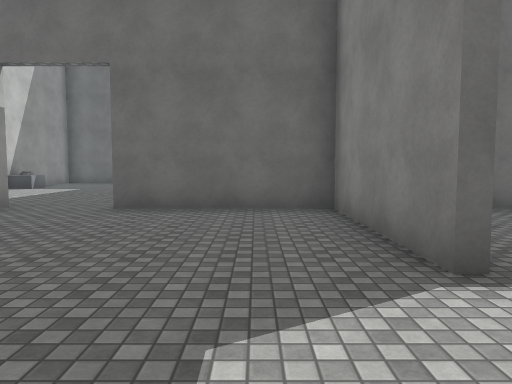
view 1 (above)

19 first-person views from a walk through a scene from a Unity 3-D project. The camera is 1.5 m above the floor, tilts 4° down and sees 70° across. The floor is counted in squares, 2 m on a side. Each view is taken from the middle of a square. On the plan, view 1 faces up. The plan holds only what a view shows up to about 11 squares ahead; the rest is blank. The player is left out. Door leaves are left out, so doorways stand open. Surface patterns are stand-ins for the level's own textures.

view 2
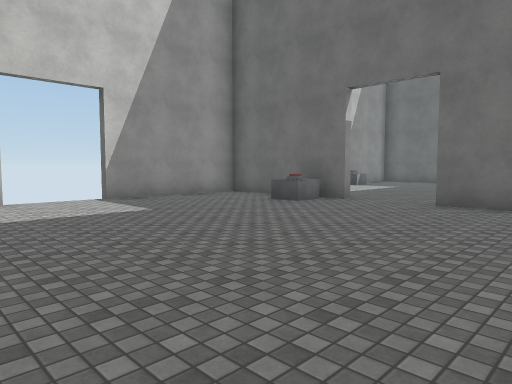

view 3
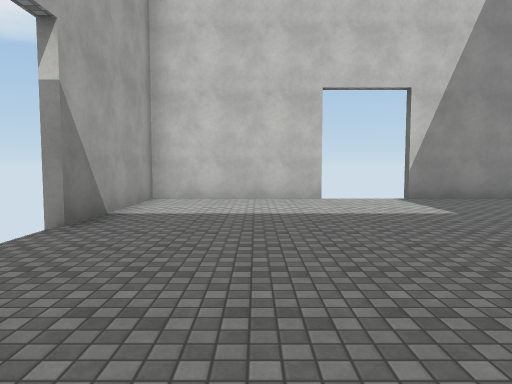

view 4
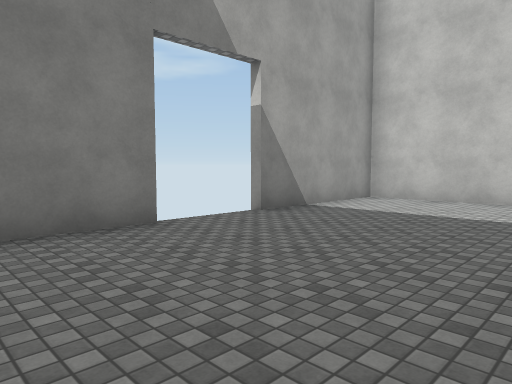

view 5
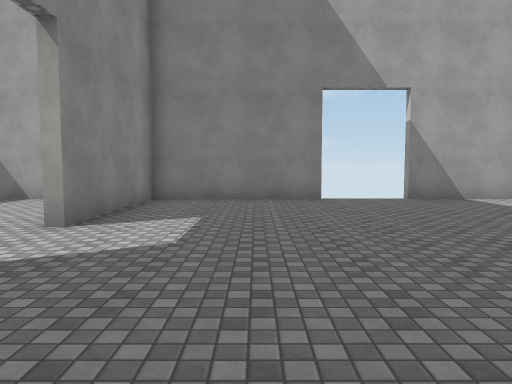

view 6
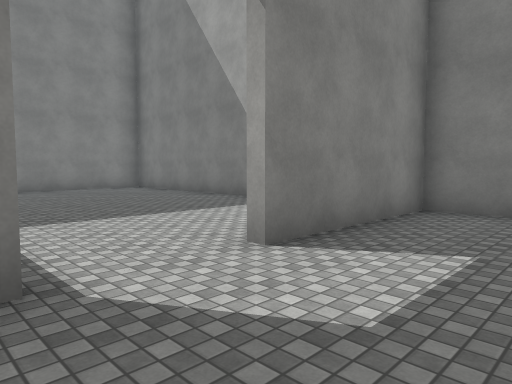

view 7
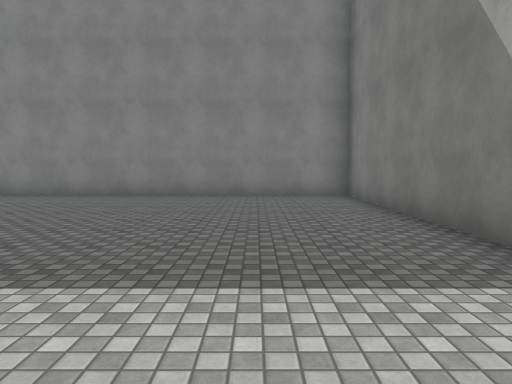

view 8
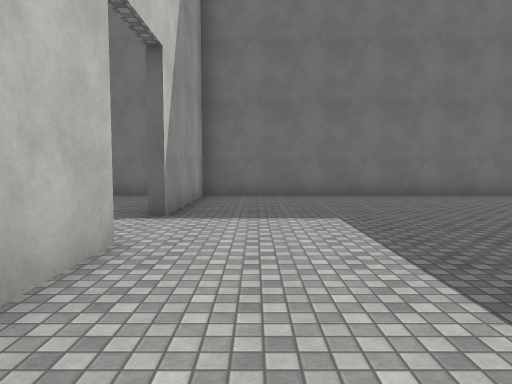

view 9
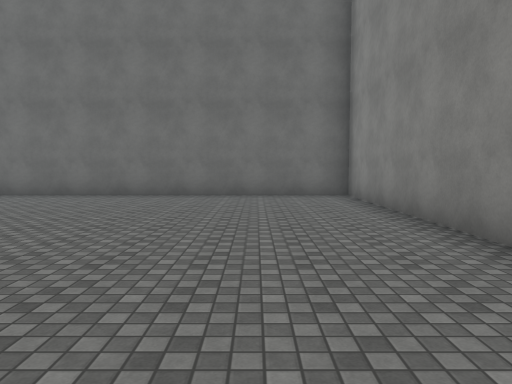

view 10
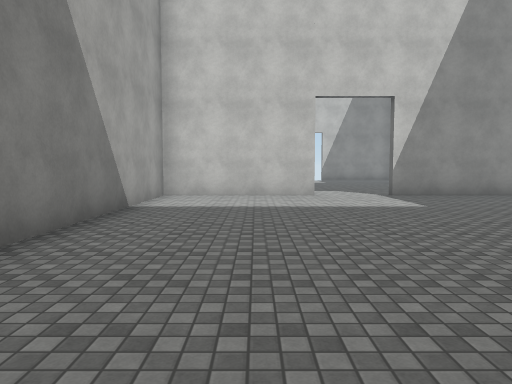

view 11
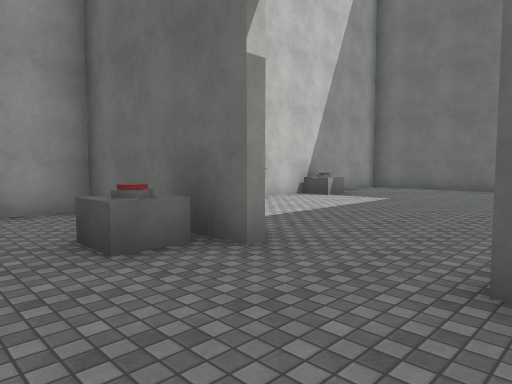

view 12
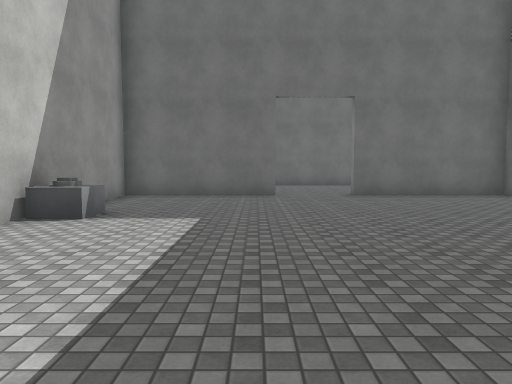

view 13
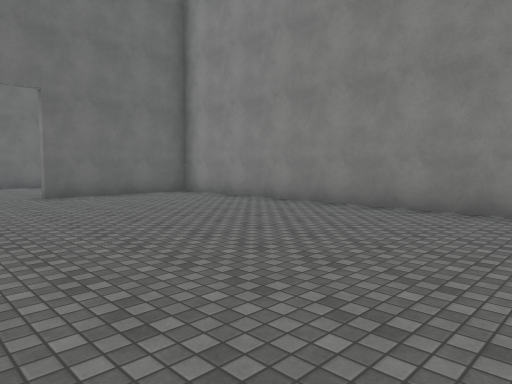

view 14
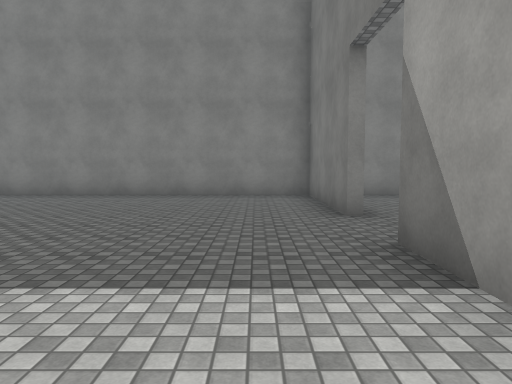

view 15
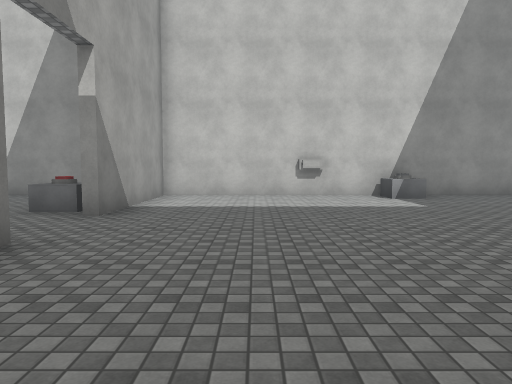

view 16
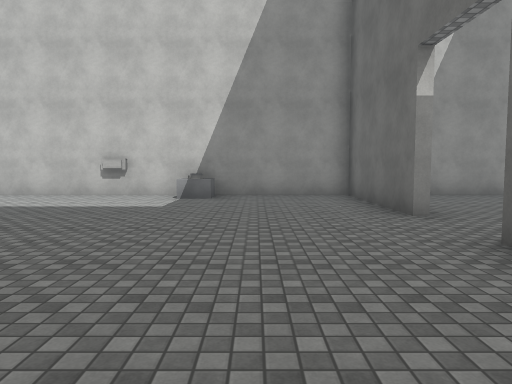

view 17
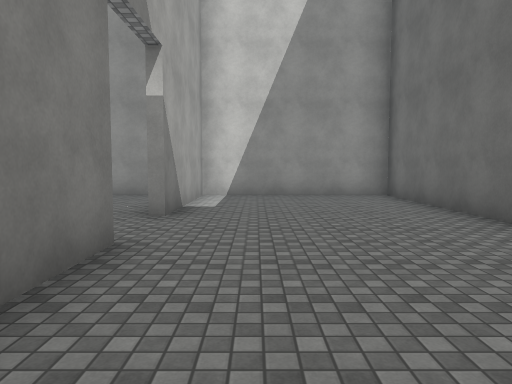

view 18
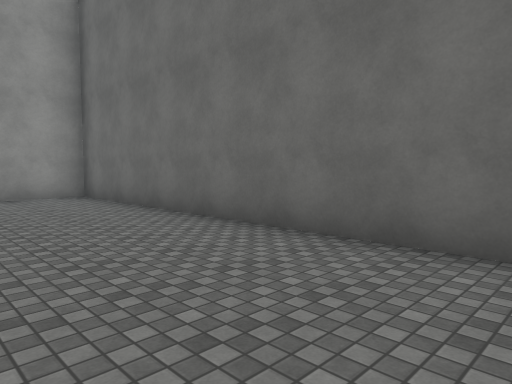

view 19
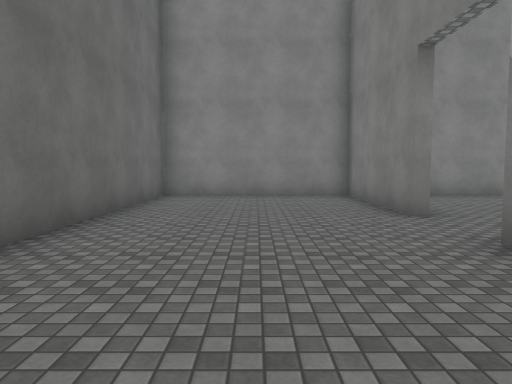

### Floor plan
Ten units are one square. View 1 is at (0, 0); x grows to the right and y downward. Boxes are objects, and circles mark ways between rooms. Rooms are numbered by the first view taken in them; rooms with no view inside come last. Other rooms are left out.
<svg viewBox="-90 -219 209 259">
<path fill="none" stroke="#000" d="M-84 -6 -84 34 -44 34M-26 34 14 34 14 -6M14 -25 14 -64 -25 -64M-64 -64 -84 -64 -84 -25M16 -6 16 34 114 34 114 -64 14 -64M16 -64 16 -25M-25 -66 14 -66 14 -164 -25 -164M-44 -164 -84 -164 -84 -66 -64 -66M-25 -166 14 -166 14 -214 -84 -214 -84 -166 -44 -166"/>
<rect x="-85" y="-135" width="10" height="10" fill="#bbb"><title>other object</title></rect>
<rect x="-65" y="-65" width="20" height="10" fill="#bbb"><title>other object</title></rect>
<circle cx="15" cy="-15" r="3" fill="#2a7"/>
<circle cx="-35" cy="-65" r="3" fill="#2a7"/>
<circle cx="-35" cy="-165" r="3" fill="#2a7"/>
<text x="-40" y="-10">1</text>
<text x="70" y="-20">2</text>
<text x="-40" y="-110">3</text>
<text x="-40" y="-190">4</text>
</svg>
Room 1 opens to room 2. Room 1 opens to room 3. Room 3 opens to room 4.

Where each view was taken, in squares from view 1:
view 1: 0 up, 0 right, facing up
view 2: 1 down, 0 right, facing up-left
view 3: 1 down, 0 right, facing left
view 4: 1 up, 0 right, facing down-left
view 5: 5 up, 1 left, facing down
view 6: 3 up, 1 left, facing down-right
view 7: 1 down, 2 right, facing right
view 8: 3 down, 3 right, facing up
view 9: 3 down, 9 right, facing up
view 10: 1 down, 11 right, facing left
view 11: 4 up, 2 left, facing up-left
view 12: 7 up, 5 left, facing up
view 13: 7 up, 5 left, facing up-right
view 14: 8 up, 8 left, facing right
view 15: 9 up, 1 right, facing left
view 16: 14 up, 1 right, facing left
view 17: 18 up, 1 right, facing left
view 18: 18 up, 1 right, facing up-left
view 19: 19 up, 8 left, facing right
